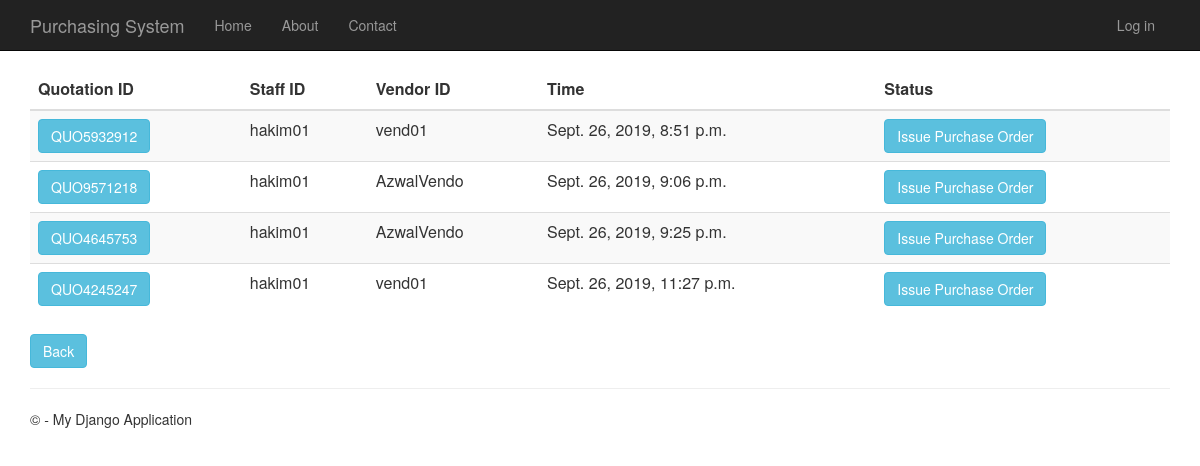
The app's page /quotationhistory, older data.
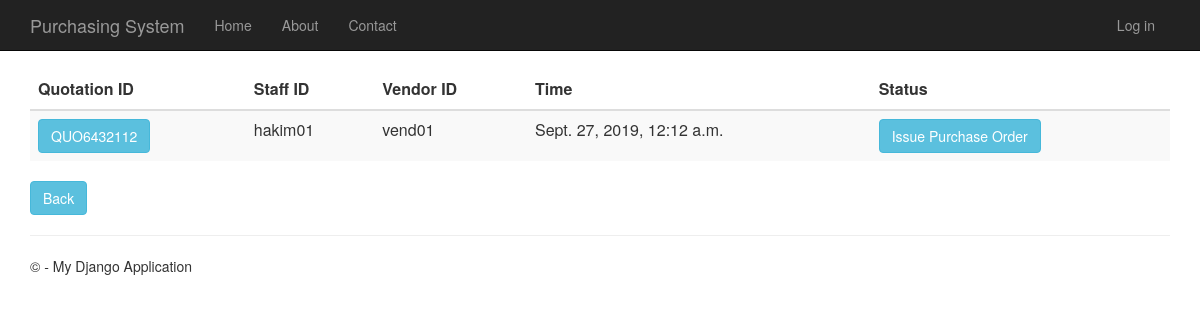
The same page, newer data.
### Quotation/models.py (models this page shows, shortened)
class Quotation(models.Model):
    quotation_id = models.CharField(primary_key=True, max_length=10)
    time_created = models.DateTimeField()
    description = models.TextField(null=True,default=None, blank=True)
    total_price = models.DecimalField(max_digits=10, decimal_places=2, default=Decimal('0.00'))
    person_id = models.ForeignKey(Person, on_delete = models.CASCADE)
    vendor_id = models.ForeignKey(Vendor, on_delete = models.CASCADE)
    request_for_quotation_id = models.OneToOneField(RequestForQuotation, on_delete = models.CASCADE)

### app/models.py (models this page shows, shortened)
class Person(models.Model):
    user_id = models.OneToOneField(User)
    person_id = models.CharField(primary_key=True, max_length=10)
    person_name = models.TextField()
    person_address = models.TextField()
    person_phone_number = models.TextField()
    person_role = models.TextField(default = 'MANAGER')

class Vendor(models.Model):
    vendor_id = models.CharField(primary_key=True, max_length=10)
    vendor_name = models.TextField()
    vendor_phone_number = models.TextField()
    vendor_address = models.TextField()
    vendor_email = models.TextField()
    def __str__(self):
        return str(self.vendor_id)

### Quotation/views.py (the view)
# urls.py: url(r'^quotationhistory', Quotation.views.quotationhistory, name="quotation_history"),
def quotationhistory(request):
    quotations = Quotation.objects.all()
    context = {
            'title':'Quotation History',
            'rows':quotations
        }
    return render(request,'Quotation/quotationhistory.html',context)

### Quotation/templates/Quotation/quotationhistory.html
﻿{% extends "app/layout.html" %}
{% block content %}
<div class="purchaseorderhistory margintop" action="menu">
    <form action="quotationhistorydetails" method="GET">
        <table class="table table-striped margintop">
            <thead>
                <tr>
                    <th scope="col">Quotation ID</th>
                    <th scope="col">Staff ID</th>
                    <th scope="col">Vendor ID</th>
                    <th scope="col">Time</th>
                    <th scope="col">Status</th>
                </tr>
            </thead>
            <tbody>
                {% for r in rows %}
                <tr>
                    <td><button type="submit" name="quo_id" value="{{r.quotation_id}}" class="btn btn-info">{{r.quotation_id}}</button></td>
                    <td>{{r.person_id.person_id}}</td>
                    <td>{{r.vendor_id}}</td>
                    <td>{{r.time_created}}</td>
                    <td><button type="submit" class="btn btn-info buttonsize1">Issue Purchase Order</button></td>
                </tr>
                {% endfor %}
            </tbody>
        </table>
        <div class="margintop">
            <a type="submit" class="btn btn-info" href="/menu">Back</a>
        </div>
    </form>
</div>
{% endblock %}

Row changes from the older to the newer data that the page shows:
removed Quotation: quotation_id "QUO5932912", person_id.person_id "hakim01", vendor_id "vend01", time_created "Sept. 26, 2019, 8:51 p.m."
removed Quotation: quotation_id "QUO9571218", person_id.person_id "hakim01", vendor_id "AzwalVendo", time_created "Sept. 26, 2019, 9:06 p.m."
removed Quotation: quotation_id "QUO4645753", person_id.person_id "hakim01", vendor_id "AzwalVendo", time_created "Sept. 26, 2019, 9:25 p.m."
removed Quotation: quotation_id "QUO4245247", person_id.person_id "hakim01", vendor_id "vend01", time_created "Sept. 26, 2019, 11:27 p.m."
added Quotation: quotation_id "QUO6432112", person_id.person_id "hakim01", vendor_id "vend01", time_created "Sept. 27, 2019, 12:12 a.m."
